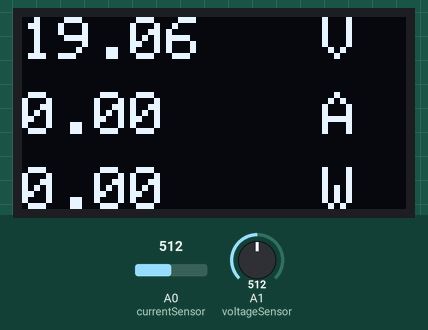
The sketch below on a simulated Arduino Uno, built with avr-gcc and run on an emulated ATmega328P. Shown: 128×64 one-colour display. The test bench sets the inputs (shaded band); at power-on: A0 (currentSensor) = 512, A1 (voltageSensor) = 512.

Above: at 1.2 s.
1.3 s: A0 (currentSensor) set to 716
At 3.2 s:
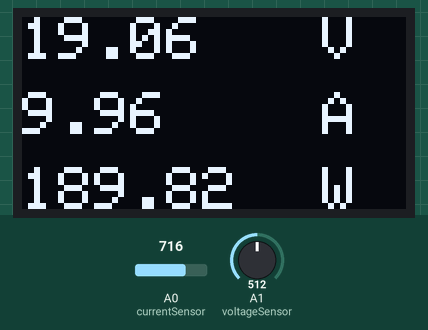
3.5 s: A1 (voltageSensor) set to 716
At 5.2 s:
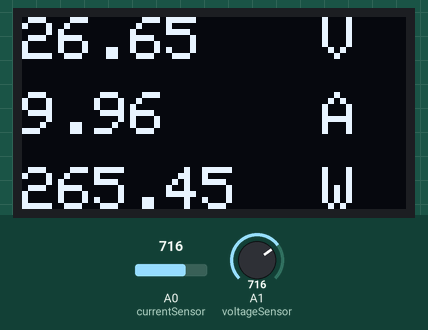
5.5 s: A0 (currentSensor) set to 900
At 7.1 s:
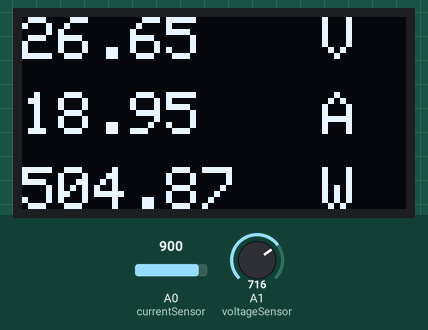
7.5 s: A1 (voltageSensor) set to 900
At 9.1 s:
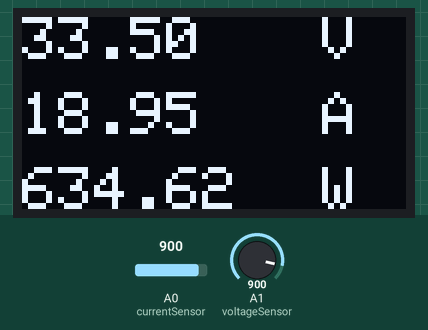
9.6 s: A0 (currentSensor) set to 1023
At 11.0 s:
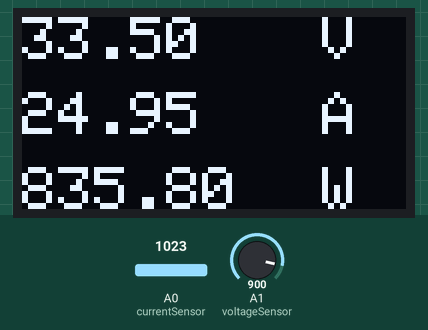
11.6 s: A1 (voltageSensor) set to 1023
At 13.0 s:
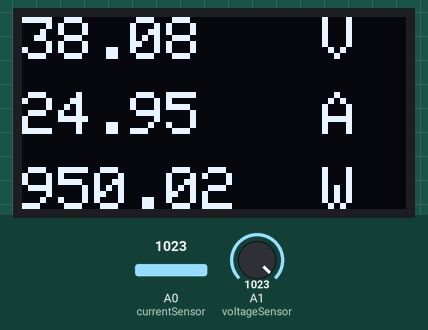
Timing chart, 0 to 14.6 s (numbered marks = the images above; inputs shaded):
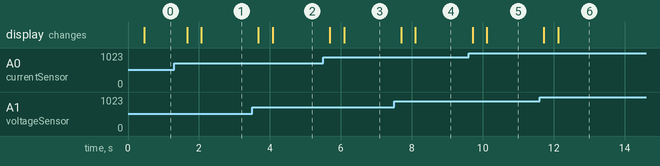

Measured:
- after the input at 1.3 s, the display: first changes after 0.36 s (image 1 shows a later state)
- after the input at 3.5 s, the display: first changes after 0.18 s (image 2 shows a later state)
- after the input at 5.5 s, the display: first changes after 0.19 s (image 3 shows a later state)
- after the input at 7.5 s, the display: first changes after 0.20 s (image 4 shows a later state)
- after the input at 9.6 s, the display: first changes after 0.11 s (image 5 shows a later state)
- after the input at 11.6 s, the display: first changes after 0.12 s (image 6 shows a later state)

The sketch:

volt_amper_W.ino
```cpp
#include <SPI.h>
#include <Wire.h>
#include <Adafruit_GFX.h>
#include <Adafruit_SH1106.h>
#define OLED_RESET 4
Adafruit_SH1106 display(OLED_RESET);

const int currentSensor = A0;
const int voltageSensor = A1;
float vOUT = 0.0;
float vIN = 0.0;
float R1 = 10000.0;
float R2 = 1510.0;
float Vdata = 0;
float V,I,I1;
float Cdata;
float value;

void setup(){
  pinMode(voltageSensor, INPUT);
  display.begin(SH1106_SWITCHCAPVCC, 0x3C);
  display.clearDisplay();
  display.setTextColor(WHITE);
  display.setTextSize(1);
  display.display();

}
void loop(){

//float vIN = 0.0;

   for(int i = 0; i < 300; i++) // daha kararlı ortalama bir sonuç almak için 300 kez okuma yapma
   {
     Cdata = Cdata + analogRead(currentSensor);
     Vdata = Vdata + analogRead(voltageSensor);
     delay(1);
   }

 Cdata=Cdata/300;
 V=Cdata * 5.0/1024.0;
 I=((V - 2.5)/ 0.100);

 Vdata=Vdata/300;
 vOUT = (Vdata * 5.0) / 1024.0;
 vIN = (vOUT / (R2/(R1+R2))) ;

  // Voltaj değerini ekrana yazsırma
  display.setCursor(0,0);
  display.setTextSize(2);
  display.println(vIN);
  display.setTextSize(2);
  display.setCursor(100,0);
  display.print("V");

  // Amper değerini ekrana yazdırma
  display.setCursor(0,25);
  display.setTextSize(2);
  if (I<0) {display.println("0.00");} else {display.println(I);}
  display.setTextSize(2);
  display.setCursor(100,25);
  display.print("A");


  display.setCursor(0,50);
  display.setTextSize(2);
  value=(I * vIN);
  if (value<0){display.println("0.0");} else {display.println(value);}
  display.setTextSize(2);
  display.setCursor(100,50);
  display.print("W");


display.display();
display.clearDisplay();

// Değerleri sıfırlama
  Cdata=0;
  I=0;
  V=0;
  Vdata=0;
  vIN=0;
  value;
}
```
